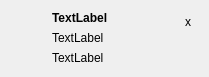
<?xml version="1.0" encoding="UTF-8"?>
<ui version="4.0">
 <class>Notification</class>
 <widget class="QWidget" name="Notification">
  <property name="geometry">
   <rect>
    <x>0</x>
    <y>0</y>
    <width>209</width>
    <height>77</height>
   </rect>
  </property>
  <property name="autoFillBackground">
   <bool>true</bool>
  </property>
  <layout class="QGridLayout" name="gridLayout">
   <property name="horizontalSpacing">
    <number>9</number>
   </property>
   <property name="margin">
    <number>11</number>
   </property>
   <item row="0" column="0">
    <layout class="QVBoxLayout" name="verticalLayout">
     <property name="topMargin">
      <number>4</number>
     </property>
     <property name="bottomMargin">
      <number>2</number>
     </property>
     <item>
      <widget class="QLabel" name="iconLabel">
       <property name="sizePolicy">
        <sizepolicy hsizetype="Fixed" vsizetype="Fixed">
         <horstretch>0</horstretch>
         <verstretch>0</verstretch>
        </sizepolicy>
       </property>
       <property name="minimumSize">
        <size>
         <width>32</width>
         <height>32</height>
        </size>
       </property>
       <property name="maximumSize">
        <size>
         <width>32</width>
         <height>32</height>
        </size>
       </property>
       <property name="scaledContents">
        <bool>true</bool>
       </property>
      </widget>
     </item>
     <item>
      <spacer name="verticalSpacer">
       <property name="orientation">
        <enum>Qt::Vertical</enum>
       </property>
       <property name="sizeHint" stdset="0">
        <size>
         <width>20</width>
         <height>40</height>
        </size>
       </property>
      </spacer>
     </item>
    </layout>
   </item>
   <item row="0" column="1">
    <layout class="QVBoxLayout" name="actionsLayout">
     <property name="spacing">
      <number>6</number>
     </property>
     <item>
      <widget class="QLabel" name="appLabel">
       <property name="font">
        <font>
         <weight>75</weight>
         <bold>true</bold>
        </font>
       </property>
       <property name="text">
        <string notr="true">TextLabel</string>
       </property>
       <property name="textFormat">
        <enum>Qt::PlainText</enum>
       </property>
       <property name="wordWrap">
        <bool>false</bool>
       </property>
      </widget>
     </item>
     <item>
      <widget class="QLabel" name="summaryLabel">
       <property name="text">
        <string notr="true">TextLabel</string>
       </property>
       <property name="textFormat">
        <enum>Qt::RichText</enum>
       </property>
       <property name="wordWrap">
        <bool>true</bool>
       </property>
      </widget>
     </item>
     <item>
      <widget class="QLabel" name="bodyLabel">
       <property name="sizePolicy">
        <sizepolicy hsizetype="MinimumExpanding" vsizetype="MinimumExpanding">
         <horstretch>0</horstretch>
         <verstretch>0</verstretch>
        </sizepolicy>
       </property>
       <property name="text">
        <string notr="true">TextLabel</string>
       </property>
       <property name="textFormat">
        <enum>Qt::RichText</enum>
       </property>
       <property name="alignment">
        <set>Qt::AlignLeading|Qt::AlignLeft|Qt::AlignTop</set>
       </property>
       <property name="wordWrap">
        <bool>true</bool>
       </property>
       <property name="openExternalLinks">
        <bool>true</bool>
       </property>
      </widget>
     </item>
    </layout>
   </item>
   <item row="0" column="2">
    <layout class="QVBoxLayout" name="verticalLayout_3">
     <item>
      <widget class="QToolButton" name="closeButton">
       <property name="text">
        <string notr="true">x</string>
       </property>
       <property name="icon">
        <iconset theme="window-close"/>
       </property>
       <property name="autoRaise">
        <bool>true</bool>
       </property>
      </widget>
     </item>
     <item>
      <spacer name="verticalSpacer_2">
       <property name="orientation">
        <enum>Qt::Vertical</enum>
       </property>
       <property name="sizeHint" stdset="0">
        <size>
         <width>20</width>
         <height>40</height>
        </size>
       </property>
      </spacer>
     </item>
    </layout>
   </item>
  </layout>
 </widget>
 <resources/>
 <connections/>
</ui>
